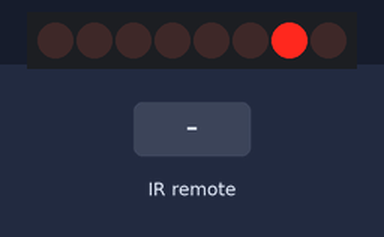
The sketch below on a simulated Arduino Leonardo, built with avr-gcc and run on an emulated ATmega32U4. Parts: 8 shift-register outputs drawn as a row of LEDs (first output left, lit = HIGH). Wiring (inferred from the names in the program): shift register (74HC595): data pin 4; shift clock pin 6; latch pin 5. Wiring (inferred from the signals the program sends): row of LEDs: on Q0, Q1, Q2, Q3, Q4, Q5, Q6, Q7. Inputs (shaded band) come from the test bench. What the sketch prints to the serial monitor is not drawn.

Above: at 3.6 s.
3.7 s: infrared code 0xFFC23D received
At 5.38 s:
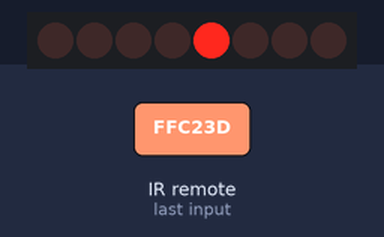
6.2 s: infrared code 0xFF22DD received
9.2 s: infrared code 0xFF02FD received
At 11.1 s:
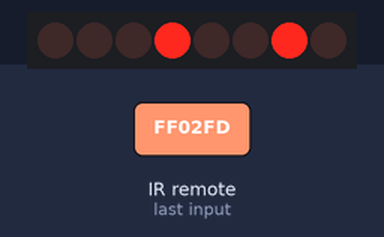
12.2 s: infrared code 0xFFC23D received
At 18.4 s:
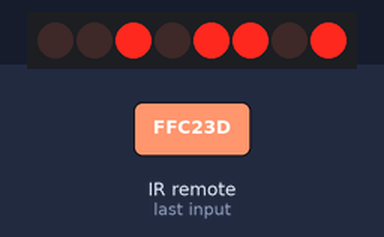
Timing chart, 0 to 24.0 s (numbered marks = the images above; inputs shaded):
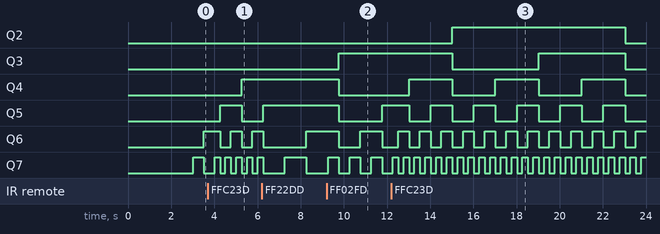

The sketch:

shift2.ino
```cpp
#include "IRLibAll.h"


// IR setup here
IRrecvPCI myReceiver(2); //Create a receiver object to listen on pin 2
IRdecode myDecoder; //Create a decoder object

// shift setup
int latchPin = 5;
int clockPin = 6;
int dataPin = 4;

// IR constants
long SLOW = 16720605;
long PAUSE = 16712445;
long FAST = 16761405;

byte leds = 0;  // byte that the shift shows
byte count = 0; // current count

int delayAmount = 500; // interval length in ms

void setup() {
  // set up shift
  pinMode(latchPin, OUTPUT);
  pinMode(dataPin, OUTPUT);
  pinMode(clockPin, OUTPUT);

  // initialize count
  count = 0;

  // set up IR stuff
  Serial.begin(9600);
  delay(2000); while (!Serial); //delay for Leonardo
  myReceiver.enableIRIn(); // Start the receiver
  Serial.println(F("Ready to receive IR signals"));
}


void loop()  {
  // update shift with new value
  updateShiftRegister();
  delay(delayAmount);
  leds = count;
  updateShiftRegister();

  // increment and prevent overflow
  count += 1;
  count = count % 256;

  // IR code
  if (myReceiver.getResults()) {
    myDecoder.decode();
    // set one of three speeds depending on what was pressed
    if(myDecoder.value == FAST) {
     delayAmount = 250;
    } else if(myDecoder.value == SLOW) {
      delayAmount = 1000;
    } else if(myDecoder.value == PAUSE) {
      delayAmount = 500;
    }

    myReceiver.enableIRIn(); //Restart receiver
  }
}

// shift helper function
void updateShiftRegister() {
   digitalWrite(latchPin, LOW);
   shiftOut(dataPin, clockPin, LSBFIRST, leds);
   digitalWrite(latchPin, HIGH);
}
```
